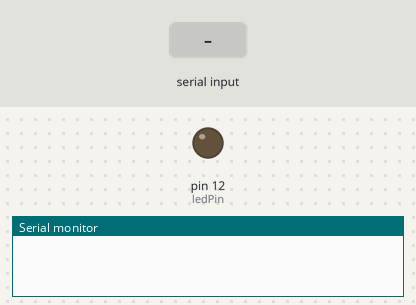
Bench run of a sketch on a simulated Arduino Uno, built with avr-gcc and run on an emulated ATmega328P. On the bench: output pins drawn as LEDs (lit = HIGH), the last lines printed to the serial monitor. Inputs (shaded band) come from the test bench.

Above: at 1.2 s.
1.3 s: "90,45\n" received over the second serial link
At 2.4 s:
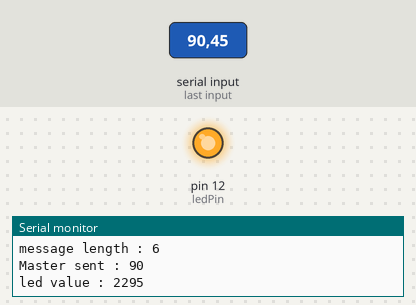
2.8 s: "5\n" received over the second serial link
At 3.3 s:
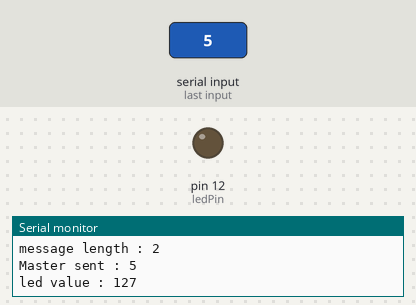
4.3 s: "30,150\n" received over the second serial link
At 5.1 s:
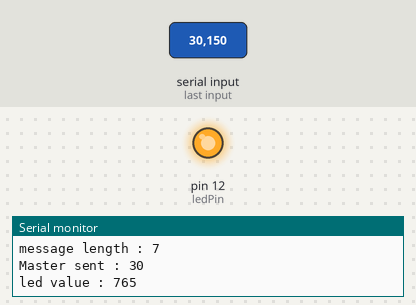
Timing chart, 0 to 7.3 s (numbered marks = the images above; inputs shaded):
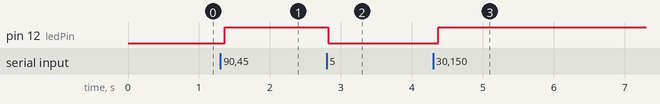

Measured:
- after the input at 1.3 s, pin 12 (ledPin): LOW → HIGH after 0.07 s
- after the input at 2.8 s, pin 12 (ledPin): HIGH → LOW at once
- after the input at 4.3 s, pin 12 (ledPin): LOW → HIGH after 0.07 s

The sketch:

slave.ino
```cpp
#include <SoftwareSerial.h>
SoftwareSerial ArduinoMaster(10, 11);
#define ledPin 12
String msg = "";
int ledVal = 0;
int intVal = 0, oldIntVal = 0;

void setup() {
  // put your setup code here, to run once:
  Serial.begin(9600);
  ArduinoMaster.begin(9600);
  pinMode(ledPin, OUTPUT);
//  digitalWrite(ledPin,HIGH);
//  delay(1000);
//  digitalWrite(ledPin,LOW);
}

void loop() {
  // put your main code here, to run repeatedly:
  readMasterPort();
  convertMsgToCmd();
  // Send answer to master
  if (intVal != oldIntVal) {
    Serial.print("Master sent : ");
    Serial.println(intVal);

    ledVal = map(intVal, 0, 10, 0, 255);
    Serial.print("led value : ");
    Serial.println(ledVal);
    ArduinoMaster.print(ledVal);
    analogWrite(ledPin, ledVal);
    oldIntVal = intVal;
  }
}

void readMasterPort() {
  while (ArduinoMaster.available()) {
    delay(10);
    if (ArduinoMaster.available() > 0) {
      char c = ArduinoMaster.read(); // gets one byte from serial buffer
      msg += c; //makes the string readString
    }
  }
  ArduinoMaster.flush();
}

void convertMsgToCmd() {
  if (msg.length() > 0) {
    Serial.print("message length : ");
    Serial.println(msg.length());

    char carray1[6]; //magic needed to convert string to a number
    msg.toCharArray(carray1, sizeof(carray1));
    intVal = atoi(carray1);
    msg = "";
  }
}
```
